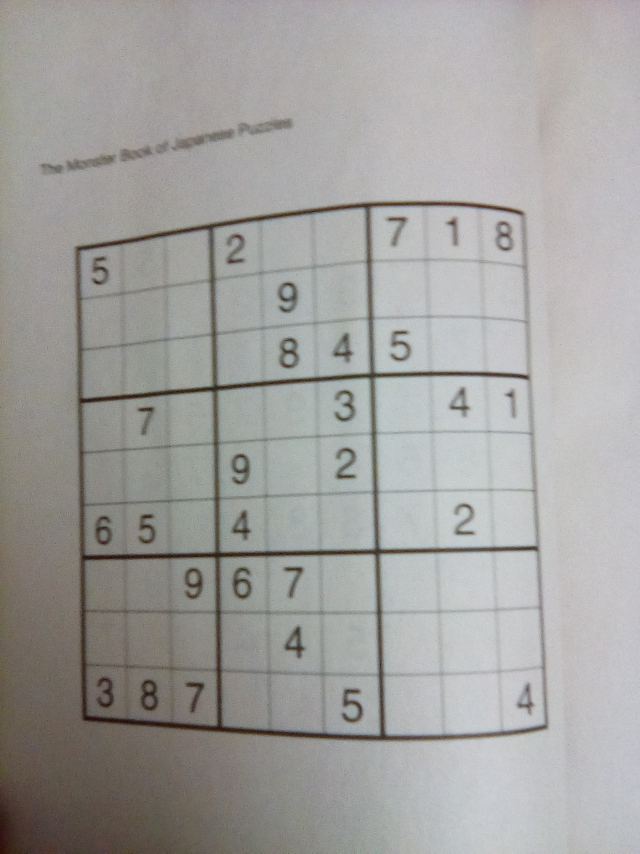
#> input picture puzzles/puzzle1.jpg, 1920 x 2560 px, given in place of puzzle1.jpg.jpg, which was not available (shown at 1/3 size)
$ python main-test.py puzzles/puzzle1.jpg
#> lines starting #> are read from the running program, lines starting #| are printed output that depends on the picture; after the words box and inside, x2 and y2 are one past the last pixel; in counts of white or black regions, pixels touching at a corner belong together; pictures that were not available may be replaced by others from this repository, and a replacement may not be noted
### bufancv.py
import numpy as np
import math

def rhoThetaIntersection(line1, line2):
    rho1, theta1 = line1
    rho2, theta2 = line2

    #solve Ax = b
    A = np.array([
        [np.cos(theta1), np.sin(theta1)],
        [np.cos(theta2), np.sin(theta2)]
    ])
    b = np.array([
        [rho1],
        [rho2]
    ])
    x, y = np.linalg.solve(A, b)
    x, y = int(np.round(x)), int(np.round(y))
    return (x, y)

# [4 lines of commented-out code are left out]

def xyIntersection(pt1, pt2, pt3, pt4):
    x1, y1 = pt1
    x2, y2 = pt2
    x3, y3 = pt3
    x4, y4 = pt4

    denominatior = (x1 - x2) * (y3 - y4) - (y1 - y2) * (x3 - x4)
    xNumerator = (x1 * y2 - y1 * x2) * (x3 - x4) - (x1 - x2) * (x3 * y4 - y3 * x4)
    yNumerator = (x1 * y2 - y1 * x2) * (y3 - y4) - (y1 - y2) * (x3 * y4 - y3 * x4)

    return (xNumerator // denominatior, yNumerator // denominatior)

### main-test.py
import cv2
import numpy as np
import math
import sys

import bufancv as bfcv

fNum = sys.argv[1]
filename = "puzzles/puzzle" + str(fNum) + ".jpg"
# filename = "puzzle2.jpg"

img = cv2.imread(filename, cv2.IMREAD_COLOR)
#> img is the input picture: shape (2560, 1920, 3); mean B, G, R 159, 161.2, 162.2
img_resized = cv2.resize(img, (600, 600))
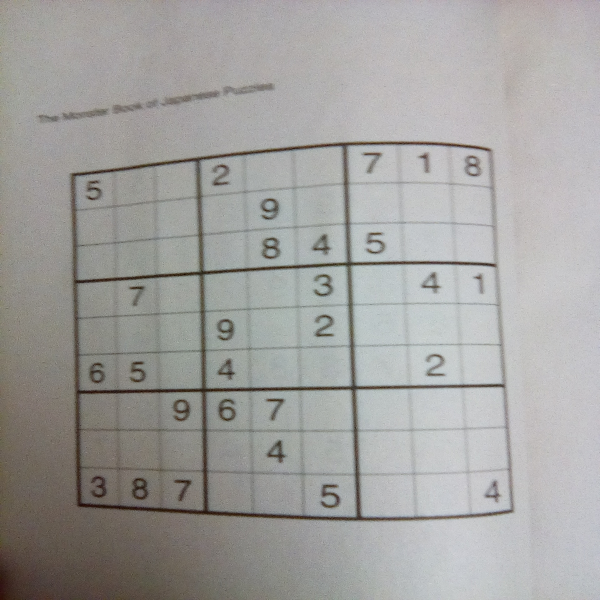
#> img_resized: shape (600, 600, 3); mean B, G, R 158.9, 161, 162
img_grayscale = cv2.cvtColor(img_resized, cv2.COLOR_BGR2GRAY)
img_denoised = cv2.fastNlMeansDenoising(img_grayscale, None, 9, 13)
img_thresh_gaussian = cv2.adaptiveThreshold(img_denoised, 233,\
        cv2.ADAPTIVE_THRESH_GAUSSIAN_C, cv2.THRESH_BINARY_INV, 11, 2)
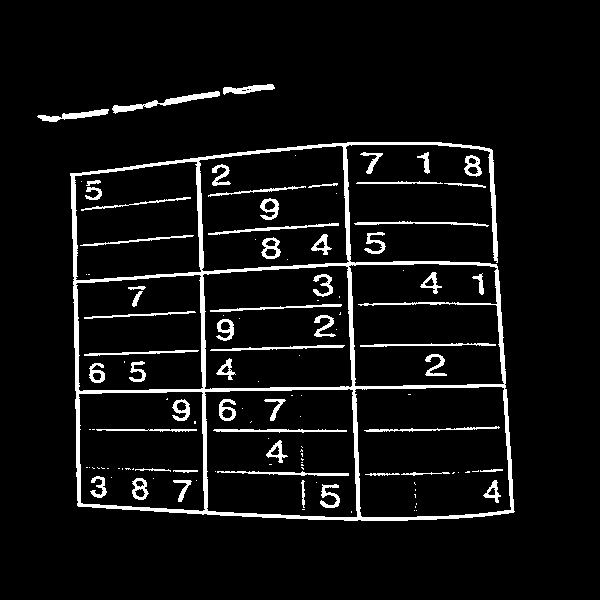
#> img_thresh_gaussian: shape (600, 600); values 0 (black) and 233 (white), 6.4% white; 121 white regions (64 under 20 px)

keypoints = np.zeros((4, 4, 2))

conts = cv2.findContours(img_thresh_gaussian, cv2.RETR_EXTERNAL,\
        cv2.CHAIN_APPROX_NONE)[1]
#> conts = 11 contours; largest, box (x1, y1, x2, y2) and area: (70, 142, 515, 521) 138812, (112, 91, 220, 114) 467, (37, 109, 109, 122) 300, (464, 155, 482, 177) 257, (223, 84, 275, 95) 248

maxContSize = 0
for cont in conts:
    contSize = cv2.contourArea(cont)
    if contSize > maxContSize:
        maxContSize = contSize
        maxCont = cont
#> this loop made 11 passes
#> (contSize, maxContSize) on passes 1, 2, 5, 8: (135, 135), (167, 167), (257, 257), (138811.5, 138811.5)
#> after the loop, maxCont = contour of 2069 points, box (x1, y1, x2, y2) (70, 142, 515, 521), area 138812; maxContSize = 138811.5

contSums = maxCont.sum(axis = (1, 2))
#> contSums = 2069 values, max 1025 at index 1045, min 243 at index 277, mean 627.2
topL = maxCont[np.argmin(contSums), 0, :]
#> topL = [70, 173]
botR = maxCont[np.argmax(contSums), 0, :]
#> botR = [513, 512]

contDiffs = np.diff(maxCont[:, 0, :], axis = 1)
#> contDiffs = 2069 values, max 428 at index 609, min -342 at index 1924, mean -21.04
topR = maxCont[np.argmin(contDiffs), 0, :]
#> topR = [492, 150]
botL = maxCont[np.argmax(contDiffs), 0, :]
#> botL = [77, 505]

# convert maxCont into an image so it can be warped
img_cont = np.zeros((600, 600))
cv2.drawContours(img_cont, [maxCont], 0, (255, 255, 255), thickness=1)
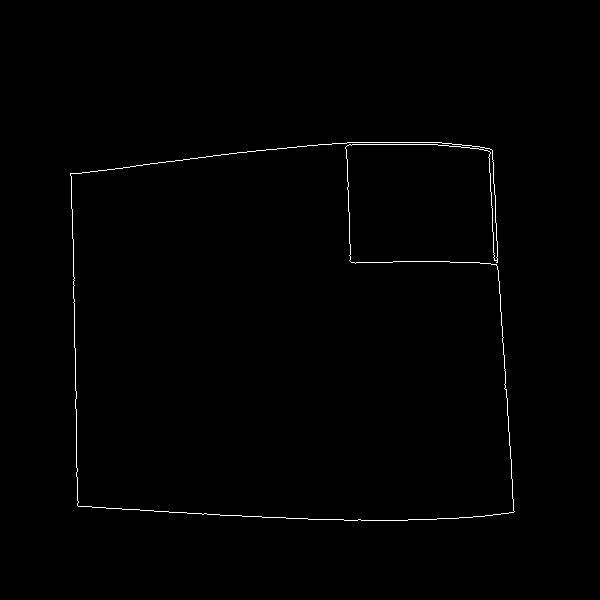
#> img_cont: shape (600, 600) float64; 0.57% white in thin lines or dots, all inside (x1, y1, x2, y2) = (70, 142, 515, 521)

oldRect = np.array([topL, topR, botR, botL], dtype = "float32")
#> oldRect = [[70, 173], [492, 150], [513, 512], [77, 505]]
newRect = np.array([[10, 10], [590, 10], [590, 590], [10, 590]], dtype = "float32")

M = cv2.getPerspectiveTransform(oldRect, newRect)
#> M = [[1.54, -0.0316, -92.28], [0.103, 1.85, -317.1], [0.000224, 8.52e-05, 1]]
img_warped = cv2.warpPerspective(img_resized, M, (600, 600))
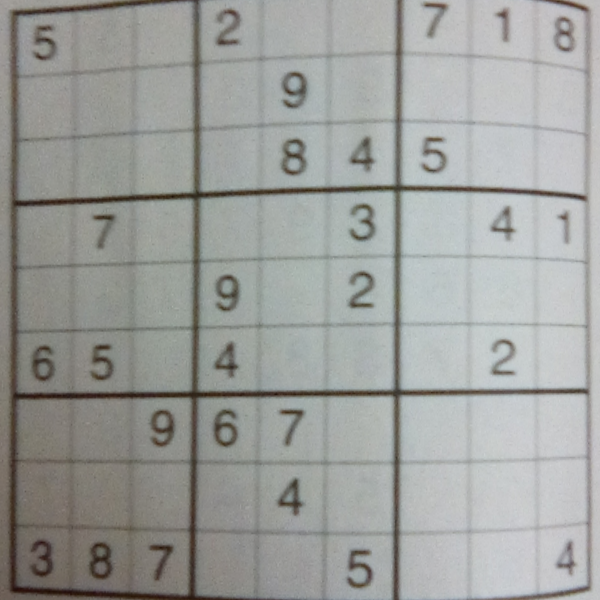
#> img_warped: shape (600, 600, 3); mean B, G, R 156, 159, 157.2
img_warped_thresh = cv2.warpPerspective(img_thresh_gaussian, M, (600, 600))
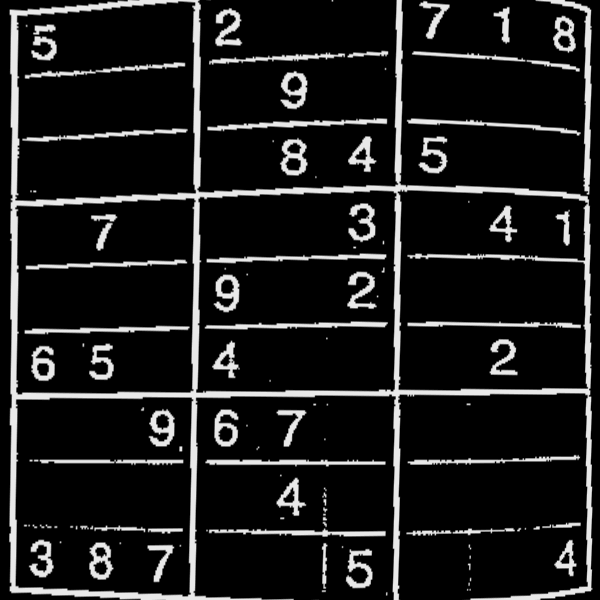
#> img_warped_thresh: shape (600, 600); min 0, max 233, mean 29.3
img_warped_cont = cv2.warpPerspective(img_cont, M, (600, 600))


img_edges = cv2.Canny(img_warped_thresh, 100, 200, apertureSize = 3)
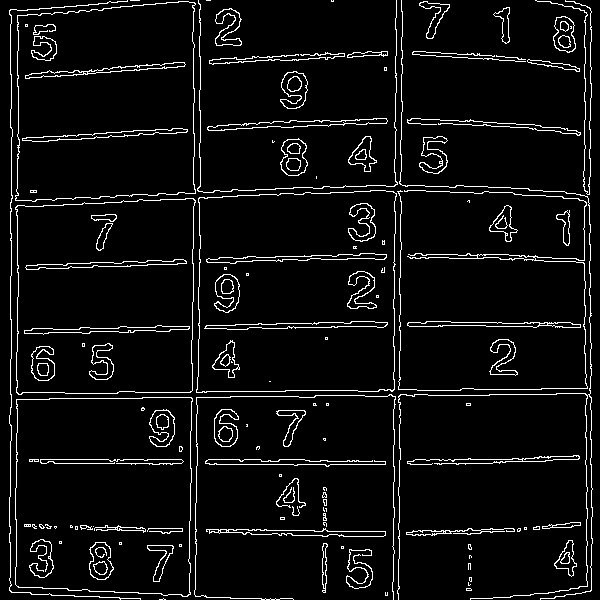
#> img_edges: shape (600, 600); 5.8% white in thin lines or dots

lines = cv2.HoughLines(img_edges, 2, math.radians(1), 200)
#> lines = 59 rows, first 8: [400, 0], [16, 0], [584, 0], [192, 0], [332, 1.55], [270, 1.54], [458, 1.57], [530, 1.57]
vlines = []
hlines = []
for rho,theta in lines[:, 0, :]:
    a = np.cos(theta)
    b = np.sin(theta)
    x0 = a*rho
    y0 = b*rho
    x1 = int(x0 + 3000*(-b))
    y1 = int(y0 + 3000*(a))
    x2 = int(x0 - 3000*(-b))
    y2 = int(y0 - 3000*(a))

    if abs(theta - math.radians(0)) < math.radians(1) or\
            abs(theta - math.radians(180)) < math.radians(1):
        # vertical lines
        vlines.append((rho, theta))
    elif abs(theta - math.radians(90)) < math.radians(1):
        # horizontal lines
        hlines.append((rho, theta))
#> this loop made 59 passes
#> (rho, theta, a, b, x0, y0, x1, y1) on passes 1 to 8: (400, 0, 1, 0, 400, 0, 400, 3000), (16, 0, 1, 0, 16, 0, 16, 3000), (584, 0, 1, 0, 584, 0, 584, 3000), (192, 0, 1, 0, 192, 0, 192, 3000), (332, 1.55, 0.0175, 1, 5.79, 331.9, -2993, 384), (270, 1.54, 0.0349, 0.999, 9.42, 269.8, -2988, 374), (458, 1.57, -4.37e-08, 1, -2e-05, 458, -3000, 457), (530, 1.57, -4.37e-08, 1, -2.32e-05, 530, -3000, 529)
#> after the loop, hlines = [(332, 1.55), (458, 1.57), (530, 1.57), (326, 1.57), (264, 1.55), (400, 1.55), (524, 1.59), (328, 1.55), (466, 1.55), (258, 1.57), (322, 1.57), (198, 1.55), (390, 1.57), (538, 1.55), (464, 1.57), (394, 1.57), (184, 1.59), (250, 1.59), (132, 1.55), (190, 1.57)]; vlines = [(400, 0), (16, 0), (584, 0), (192, 0), (204, 0.0175), (200, 0), (198, 0.0175), (10, 0), (402, 0.0175), (590, 0), (592, 0.0175), (196, 0), (18, 0.0175), (396, 0)]

intPts = np.zeros((600, 600), dtype=bool)
for hline in hlines:
    for vline in vlines:
        intPt = bfcv.rhoThetaIntersection(hline, vline)
        if intPt[1] < 600 and intPt[0] < 600:
            intPts[intPt[1], intPt[0]] = True
#> this loop made 20 passes
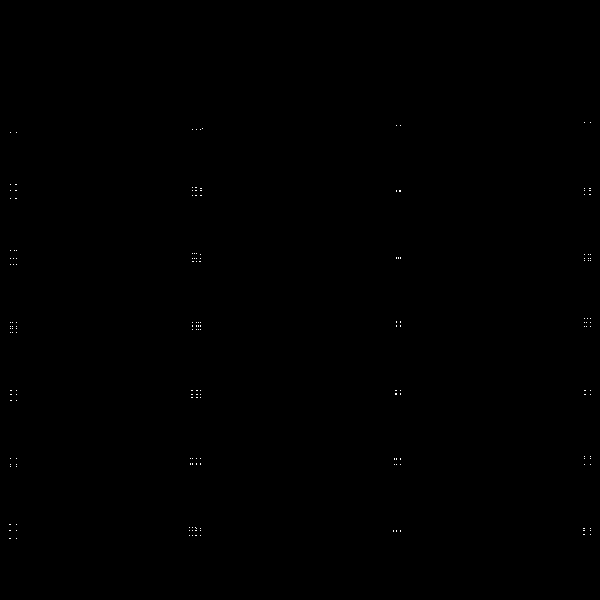
#> intPts: shape (600, 600) bool; 0.07% white in thin lines or dots, all inside (x1, y1, x2, y2) = (9, 122, 591, 539)
            # img_warped[intPt[1], intPt[0], :] = (0, 255, 0)

def medianOfRect(arr2d, pt1, pt2):
    x1, y1 = pt1
    x2, y2 = pt2
    if x1 > x2:
        x1, x2 = x2, x1
    if y1 > y2:
        y1, y2 = y2, y1
    x1 = 0 if x1 < 0 else x1
    x2 = 599 if x2 > 599 else x2
    y1 = 0 if y1 < 0 else y1
    y2 = 599 if y2 > 599 else y2

    xList = []
    yList = []

    for xi, yi in np.ndindex(x2 - x1, y2 - y1):
        if arr2d[y1 + yi, x1 + xi]:
            xList.append(x1 + xi)
            yList.append(y1 + yi)

    xMedian = None if len(xList) == 0 else int(np.median(np.array(xList)))
    yMedian = None if len(yList) == 0 else int(np.median(np.array(yList)))

    if xMedian == None or yMedian == None:
        return None
    else:
        return (xMedian, yMedian)


keyPts = np.array([
    [(10 ,  10), (203,  10), (397,  10), (590,  10)],
    [(10 , 203), (203, 203), (397, 203), (590, 203)],
    [(10 , 397), (203, 397), (397, 397), (590, 397)],
    [(10 , 590), (203, 590), (397, 590), (590, 590)]
])
keyPtsFlg = np.zeros((4, 4), dtype=bool)
keyPtsFlg[0, 0], keyPtsFlg[3, 3], keyPtsFlg[0, 3], keyPtsFlg[3, 0] = True, True, True, True

for i in range(600):
    j = 600 - 1 - i

    if (keyPtsFlg[0, 1], keyPtsFlg[0, 2], keyPtsFlg[1, 0], keyPtsFlg[2, 0],
            keyPtsFlg[3, 1], keyPtsFlg[3, 2], keyPtsFlg[1, 3], keyPtsFlg[2, 3]) ==\
            (True, True, True, True, True, True, True, True):
        break

    if not keyPtsFlg[0, 1] and img_warped_cont[i, 203] > 0.0:
        keyPts[0, 1, 1] = i
        medPt = medianOfRect(intPts, keyPts[0, 1] - [20, 5], keyPts[0, 1] + [20, 20])
        if medPt != None:
            keyPts[0, 1] = medPt
        keyPtsFlg[0, 1] = True
        # cv2.circle(img_warped, medPt, 3, (0, 0, 255))
    if not keyPtsFlg[0, 2] and img_warped_cont[i, 397] > 0.0:
        keyPts[0, 2, 1] = i
        medPt = medianOfRect(intPts, keyPts[0, 2] - [20, 5], keyPts[0, 2] + [20, 20])
        if medPt != None:
            keyPts[0, 2] = medPt
        keyPtsFlg[0, 2] = True
        # cv2.circle(img_warped, medPt, 3, (0, 0, 255))

    if not keyPtsFlg[1, 0] and img_warped_cont[203, i] > 0.0:
        keyPts[1, 0, 0] = i
        medPt = medianOfRect(intPts, keyPts[1, 0] - [5, 20], keyPts[1, 0] + [20, 20])
        if medPt != None:
            keyPts[1, 0] = medPt
        keyPtsFlg[1, 0] = True
    if not keyPtsFlg[2, 0] and img_warped_cont[397, i] > 0.0:
        keyPts[2, 0, 0] = i
        medPt = medianOfRect(intPts, keyPts[2, 0] - [5, 20], keyPts[2, 0] + [20, 20])
        if medPt != None:
            keyPts[2, 0] = medPt
        keyPtsFlg[2, 0] = True

    if not keyPtsFlg[3, 1] and img_warped_cont[j, 203] > 0.0:
        keyPts[3, 1, 1] = j
        medPt = medianOfRect(intPts, keyPts[3, 1] - [20, 20], keyPts[3, 1] + [20, 5])
        if medPt != None:
            keyPts[3, 1] = medPt
        keyPtsFlg[3, 1] = True
    if not keyPtsFlg[3, 2] and img_warped_cont[j, 397] > 0.0:
        keyPts[3, 2, 1] = j
        medPt = medianOfRect(intPts, keyPts[3, 2] - [20, 20], keyPts[3, 2] + [20, 5])
        if medPt != None:
            keyPts[3, 2] = medPt
        keyPtsFlg[3, 2] = True

    if not keyPtsFlg[1, 3] and img_warped_cont[203, j] > 0.0:
        keyPts[1, 3, 0] = j
        medPt = medianOfRect(intPts, keyPts[1, 3] - [20, 20], keyPts[1, 3] + [5, 20])
        if medPt != None:
            keyPts[1, 3] = medPt
        keyPtsFlg[1, 3] = True
    if not keyPtsFlg[2, 3] and img_warped_cont[397, j] > 0.0:
        keyPts[2, 3, 0] = j
        medPt = medianOfRect(intPts, keyPts[2, 3] - [20, 20], keyPts[2, 3] + [5, 20])
        if medPt != None:
            keyPts[2, 3] = medPt
        keyPtsFlg[2, 3] = True

keyPts[1, 1] = bfcv.xyIntersection(keyPts[0, 1], keyPts[3, 1], keyPts[1, 0], keyPts[1, 3])
keyPts[1, 1] = medianOfRect(intPts, keyPts[1, 1] - [20, 20], keyPts[1, 1] + [20, 20])

keyPts[1, 2] = bfcv.xyIntersection(keyPts[0, 2], keyPts[3, 2], keyPts[1, 0], keyPts[1, 3])
keyPts[1, 2] = medianOfRect(intPts, keyPts[1, 2] - [20, 20], keyPts[1, 2] + [20, 20])

keyPts[2, 1] = bfcv.xyIntersection(keyPts[0, 1], keyPts[3, 1], keyPts[2, 0], keyPts[2, 3])
keyPts[2, 1] = medianOfRect(intPts, keyPts[2, 1] - [20, 20], keyPts[2, 1] + [20, 20])

keyPts[2, 2] = bfcv.xyIntersection(keyPts[0, 2], keyPts[3, 2], keyPts[2, 0], keyPts[2, 3])
keyPts[2, 2] = medianOfRect(intPts, keyPts[2, 2] - [20, 20], keyPts[2, 2] + [20, 20])
#> (the run stopped early here; a loop or call above may not have finished)

$ run again, on puzzles/puzzle14.jpg
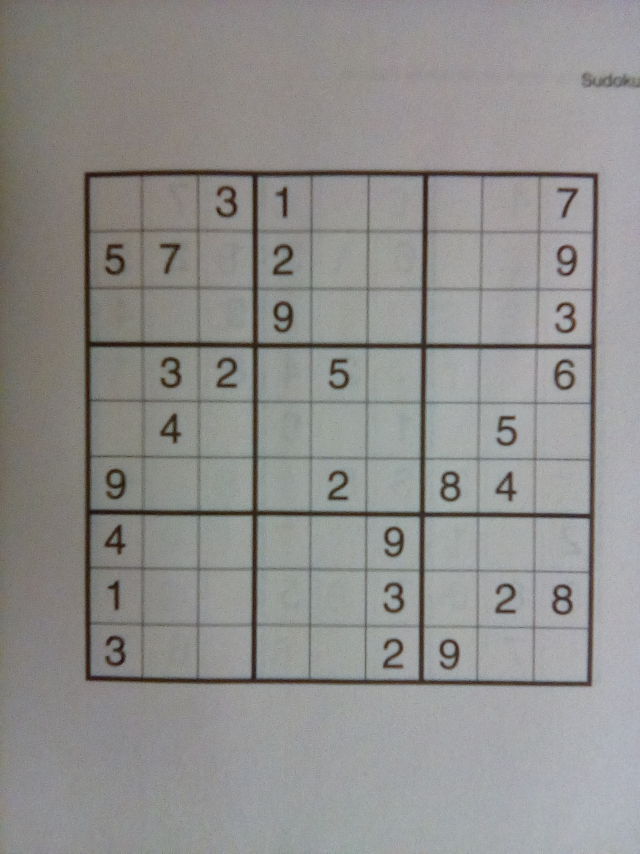
#> input picture puzzles/puzzle14.jpg, 1920 x 2560 px, given in place of puzzle14.jpg.jpg, which was not available (shown at 1/3 size)
#> img is the input picture: shape (2560, 1920, 3); mean B, G, R 141.4, 143.1, 143.9
#> `img_thresh_gaussian = cv2.adaptiveThreshold(img_denoised, 233,\ cv2.AD..`:
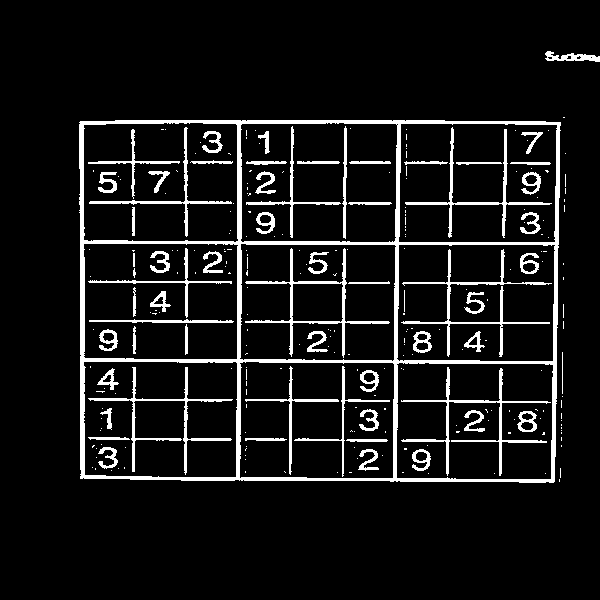
#> img_thresh_gaussian: shape (600, 600); values 0 (black) and 233 (white), 8.5% white; 268 white regions (206 under 20 px)
#> conts = 25 contours, 23 with area under 20; largest, box (x1, y1, x2, y2) and area: (79, 120, 561, 483) 171591, (545, 51, 600, 62) 274
#> the loop `for cont in conts:` made 25 passes
#> (contSize, maxContSize) on pass 23: (171591, 171591)
#> after the loop `for cont in conts:`: maxCont = contour of 1670 points, box (x1, y1, x2, y2) (79, 120, 561, 483), area 171591; maxContSize = 171591
#> contSums = 1670 values, max 1035 at index 865, min 201 at index 35, mean 618.4
#> topL = [80, 121]
#> botR = [553, 482]
#> contDiffs = 1670 values, max 398 at index 392, min -438 at index 1225, mean -19.04
#> topR = [560, 122]
#> botL = [80, 478]
#> img_cont: shape (600, 600) float64; 0.46% white in thin lines or dots, all inside (x1, y1, x2, y2) = (79, 120, 561, 483)
#> oldRect = [[80, 121], [560, 122], [553, 482], [80, 478]]
#> M = [[1.21, -0.000404, -87.16], [-0.00315, 1.6, -182.8], [1.79e-05, -4.04e-05, 1]]
#> img_edges: shape (600, 600); 8.3% white in thin lines or dots
#> lines = 89 rows, first 8: [392, 1.57], [8, 0], [206, 1.57], [208, 0], [398, 1.57], [76, 0], [72, 1.57], [142, 1.57]
#> the loop `for rho,theta in lines[:, 0, :]:` made 89 passes
#> (rho, theta, a, b, x0, y0, x1, y1) on passes 1 to 8: (392, 1.57, -4.37e-08, 1, -1.71e-05, 392, -3000, 391), (8, 0, 1, 0, 8, 0, 8, 3000), (206, 1.57, -4.37e-08, 1, -9e-06, 206, -3000, 205), (208, 0, 1, 0, 208, 0, 208, 3000), (398, 1.57, -4.37e-08, 1, -1.74e-05, 398, -3000, 397), (76, 0, 1, 0, 76, 0, 76, 3000), (72, 1.57, -4.37e-08, 1, -3.15e-06, 72, -3000, 71), (142, 1.57, -4.37e-08, 1, -6.21e-06, 142, -3000, 141)
#> after the loop `for rho,theta in lines[:, 0, :]:`: hlines = 44 pairs, first value 4 to 596, second value 1.55 to 1.59; vlines = 29 pairs, first value 8 to 596, second value 0 to 0.0175
#> the loop `for hline in hlines:` made 44 passes
#> hline on passes 2 to 9: (206, 1.57), (398, 1.57), (72, 1.57), (142, 1.57), (590, 1.57), (266, 1.57), (584, 1.57), (76, 1.57)
#> the loop `for i in range(81):` made 81 passes
#> pass 2, `cv2.imwrite(writeName, cells[i])`:
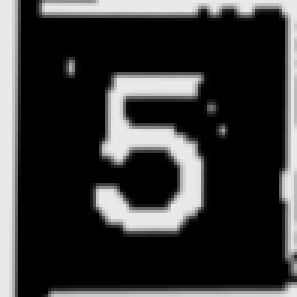
#> saved as puzzle14.jpg.jpg: shape (99, 99) (shown 3 times larger); min 0, max 233, mean 55.6
